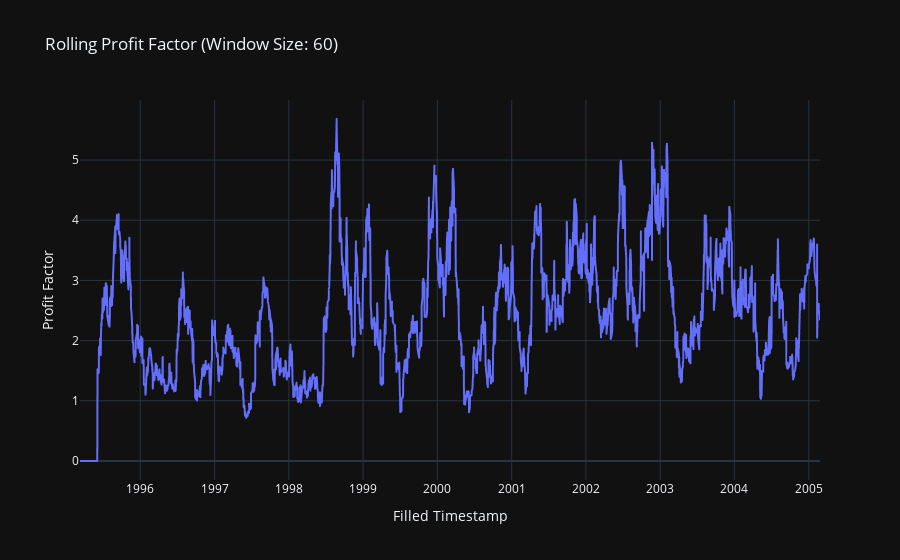

Notebook cell for this chart:
### Markdown cell above
### Rolling Proft Factor

### Code cell
def plot_rolling_profit_factor(trade_df, window):

    # Separate profit and loss
    trade_df['profit'] = trade_df['profit_loss'].apply(lambda x: x if x > 0 else 0)
    trade_df['loss'] = trade_df['profit_loss'].apply(lambda x: abs(x) if x < 0 else 0)

    # Compute rolling sums for profits and losses
    trade_df['rolling_profit_sum'] = trade_df['profit'].rolling(window=window).sum()
    trade_df['rolling_loss_sum'] = trade_df['loss'].rolling(window=window).sum()

    # Calculate rolling profit factor
    trade_df['rolling_profit_factor'] = trade_df['rolling_profit_sum'] / trade_df['rolling_loss_sum']
    trade_df['rolling_profit_factor'] = trade_df['rolling_profit_factor'].replace([float('inf'), float('nan')], 0)

    # Plot using Plotly
    fig = px.line(
        trade_df,
        x='filled_timestamp',
        y='rolling_profit_factor',
        title=f'Rolling Profit Factor (Window Size: {window})',
        labels={'rolling_profit_factor': 'Rolling Profit Factor', 'filled_timestamp': 'Filled Timestamp'},
        template='plotly_dark'
    )
    fig.update_layout(yaxis=dict(title='Profit Factor'))
    fig.show()

plot_rolling_profit_factor(trade_df, rolling_window)

### Figure 1 — Plotly figure (JSON) as saved in the notebook; plotly's stock layout.template omitted (floating-point values rounded to 4 significant figures; data arrays with more than 128 entries replaced by an {"elided": "..."} marker saying what was removed)
{"data": [{"hovertemplate": "Filled Timestamp=%{x}<br>Rolling Profit Factor=%{y}<extra></extra>", "legendgroup": "", "line": {"color": "#636efa", "dash": "solid"}, "marker": {"symbol": "circle"}, "mode": "lines", "name": "", "showlegend": false, "type": "scattergl", "x": {"elided": "2874 str values"}, "xaxis": "x", "y": {"elided": "2874 float values"}, "yaxis": "y"}], "layout": {"legend": {"tracegroupgap": 0}, "title": {"text": "Rolling Profit Factor (Window Size: 60)"}, "xaxis": {"anchor": "y", "domain": [0, 1], "title": {"text": "Filled Timestamp"}}, "yaxis": {"anchor": "x", "domain": [0, 1], "title": {"text": "Profit Factor"}}}}
